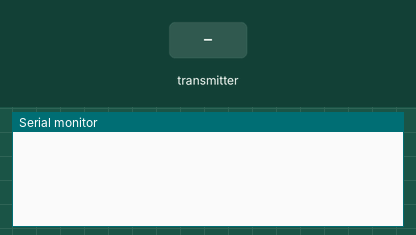
This sketch was run on a simulated Arduino Mega 2560, built with avr-gcc and run on an emulated ATmega2560. On the bench: the last lines printed to the serial monitor. The inputs (shaded band) are chosen by the test bench. No radio packets arrive unless stated.

Above: at 1.2 s.
1.3 s: the transmitter starts sending firstdata.0 = 0
At 1.38 s:
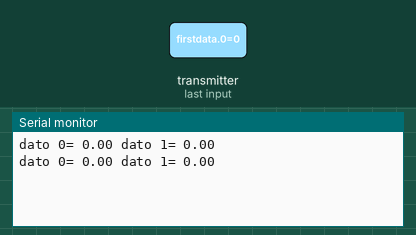
3.2 s: the transmitter starts sending firstdata.1 = 0
6.2 s: the transmitter starts sending firstdata.0 = 25
At 6.33 s:
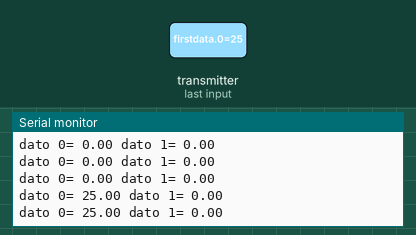
9.2 s: the transmitter starts sending firstdata.1 = 25
At 9.33 s:
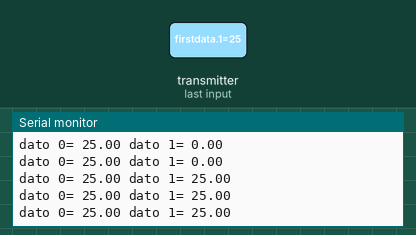
12.2 s: the transmitter starts sending firstdata.0 = 50
At 12.33 s:
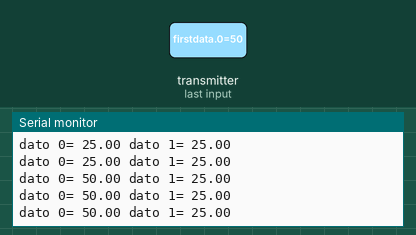
15.2 s: the transmitter starts sending firstdata.1 = 100
At 15.34 s:
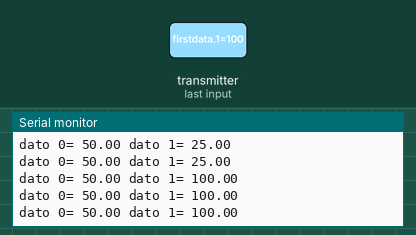
Timing chart, 0 to 18.2 s (numbered marks = the images above; inputs shaded):
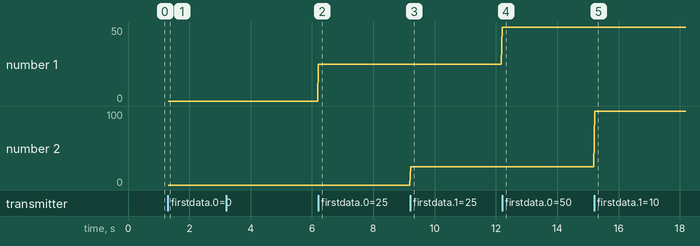

The sketch:

rec.ino
```cpp
#include <nRF24L01.h>
#include <RF24.h>
#include <RF24_config.h>
#include <SPI.h>

const int pinCE = 53;
const int pinCSN = 48;
RF24 radio(pinCE, pinCSN);

// Single radio pipe address for the 2 nodes to communicate.
const uint64_t pipe = 0xE8E8F0F0E1LL;
const uint64_t pipe2 = 0xE9E8F0F0E1LL;

float firstdata[2];
float seconddata[2];

void setup(void)
{
   Serial.begin(9600);
   radio.begin();
   radio.openWritingPipe(pipe);
   radio.openReadingPipe(1,pipe2);
}

void loop(void)
{
  delay(5);
  seconddata[0]=3000;
  seconddata[1]=15.00;
  radio.stopListening();
  radio.write(seconddata , sizeof seconddata);
  delay(5);
  //
  radio.startListening();
   if (radio.available())
   {
      radio.read(firstdata, sizeof firstdata);
      Serial.print("dato 0= ");
      Serial.print(firstdata[0]);
      Serial.print(" ");
      Serial.print("dato 1= ");
      Serial.println(firstdata[1]);
   }

}
```

Measured:
- after the input at 1.3 s, the serial monitor: prints a new line at once (image 1)
- after the input at 6.2 s, the serial monitor: prints a new line at once (image 2)
- after the input at 9.2 s, the serial monitor: prints a new line at once (image 3)
- after the input at 12.2 s, the serial monitor: prints a new line at once (image 4)
- after the input at 15.2 s, the serial monitor: prints a new line at once (image 5)
- plotted number 1: 0 → 25 after the input at 6.2 s, 25 → 50 after the input at 12.2 s
- plotted number 2: 25 → 100 after the input at 15.2 s
